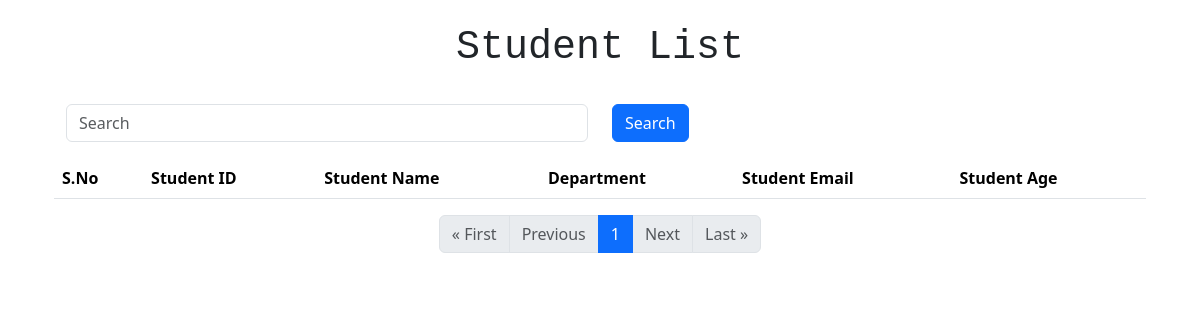
The app's page /student/?page=5, older data.
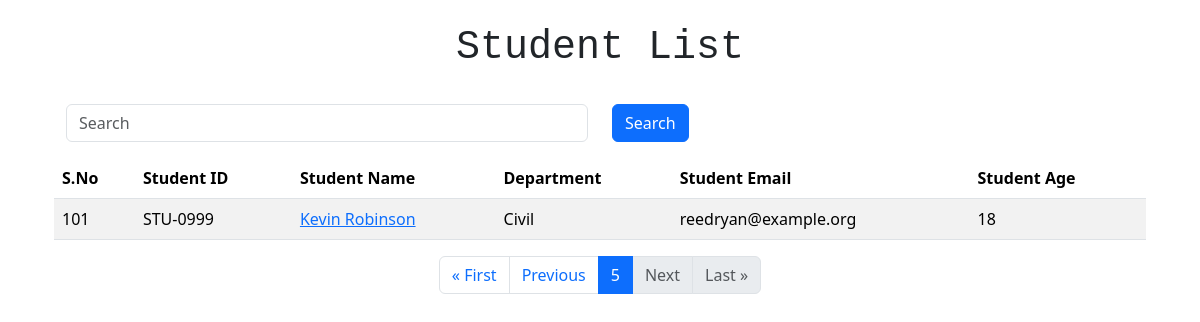
The same page, newer data.
### home/models.py (models this page shows, shortened)
class Student(models.Model):
    department = models.ForeignKey(Department, related_name = "depart", on_delete = models.CASCADE)
    student_id = models.OneToOneField(StudentID, related_name ="studentid", on_delete = models.CASCADE)
    student_name = models.CharField(max_length = 100)
    student_email = models.EmailField(unique = True)
    student_age = models.IntegerField(default = 18)
    student_address = models.TextField()
    class Meta :
        ordering = ["student_id"]
        verbose_name =  "student"

class StudentID(models.Model):
    student_id = models.CharField(max_length=100)
    def __str__(self):
        return self.student_id
    class Meta:
        ordering = ["student_id"]

class Department(models.Model):
    department = models.CharField(max_length=200)
    def __str__(self):
        return self.department
    class Meta :
        ordering = ["department"]

### home/views.py (the view)
# urls.py: path("student/", get_student, name="get_student"),
def get_student(request):
    queryset = Student.objects.all()
    if request.GET.get("search"):
        search = request.GET.get("search")
        queryset = queryset.filter(
            Q(student_name__icontains = search) | Q(department__department__icontains = search) |
            Q(student_id__student_id__icontains = search)
        )
    paginator = Paginator(queryset, 25)  # Show 25 contacts per page.
    page_number = request.GET.get("page")
    queryset = paginator.get_page(page_number)
    return render(request,"report/student.html", {"student": queryset} )

### home/templates/report/student.html (shortened to what this page needs)
{% extends "layout.html" %} {% block start%}
<div class="container">
    <div class="container">
        <div class="container text-center p-4" style="font-family:monospace;font-weight:bold">
            <h1>Student List</h1>
        </div>
        <div class="container">
            <div class="row">
                <div class="col-lg-6">
                    <form class="">
                        <div class="mb-3">
                            <input type="text" name="search" placeholder="Search" class="form-control">
                        </div>
                </div>
                <div class="col-lg-6">
                    <button type="submit" class="btn btn-primary">Search</button>
                </div>
            </div>
        </div>
        <table class="table table-striped table-hover">
            <thead>
                <tr>
                    <th scope="col ">S.No</th>
                    <th scope="col ">Student ID</th>
                    <th scope="col ">Student Name</th>
                    <th scope="col ">Department</th>
                    <th scope="col ">Student Email</th>
                    <th scope="col ">Student Age</th>
                </tr>
            </thead>
            <tbody>
                {% for students in student%}
                <tr>
                    <td>{{ forloop.counter0 | add:student.start_index }}</td>
                    <td>{{students.student_id}}</td>
                    <td><a href="{% url 'student_marks' students.student_name %}">{{students.student_name}}</a></td>
                    <td>{{students.department}}</td>
                    <td>{{students.student_email}}</td>
                    <td>{{students.student_age}}</td>
                </tr>
                {%endfor%}
            </tbody>
        </table>
    </div>
    <div class="container d-flex justify-content-center">
        <nav aria-label="Page navigation example">
            <ul class="pagination">
                {% if student.has_previous %}
                <li class="page-item"><a class="page-link" href="?page=1">&laquo; First</a></li>
                <li class="page-item"><a class="page-link" href="?page={{ student.previous_page_number }}">Previous</a></li>
                {% else %}
                <li class="page-item disabled"><span class="page-link">&laquo; First</span></li>
                <li class="page-item disabled"><span class="page-link">Previous</span></li>
                {% endif %}
                <li class="page-item active" aria-current="page"><span class="page-link">{{ student.number }}</span></li>
                {% if student.has_next %}
                <li class="page-item"><a class="page-link" href="?page={{ student.next_page_number }}">Next</a></li>
                <li class="page-item"><a class="page-link" href="?page={{ student.paginator.num_pages }}">Last &raquo;</a></li>
                {% else %}
                <li class="page-item disabled"><span class="page-link">Next</span></li>
                <li class="page-item disabled"><span class="page-link">Last &raquo;</span></li>
                {% endif %}
            </ul>
        </nav>
    </div>
</div>
{% endblock %}

### home/templates/layout.html (shortened to what this page needs)
<!DOCTYPE html>
<html>
    <head>
        <link rel="stylesheet" href="">
        <link href="https://cdn.jsdelivr.net/npm/bootstrap@5.3.3/dist/css/bootstrap.min.css" rel="stylesheet">
    </head>
    <body>
        {% block start %}
        {% endblock %}
    </body>
</html>

Row changes from the older to the newer data that the page shows:
added Student: student_id "STU-0999", student_name "Kevin Robinson", department "Civil", student_email "reedryan@example.org", student_age "18"
Text that changed along with them:
{{ student.number }}: "1" → "5"
